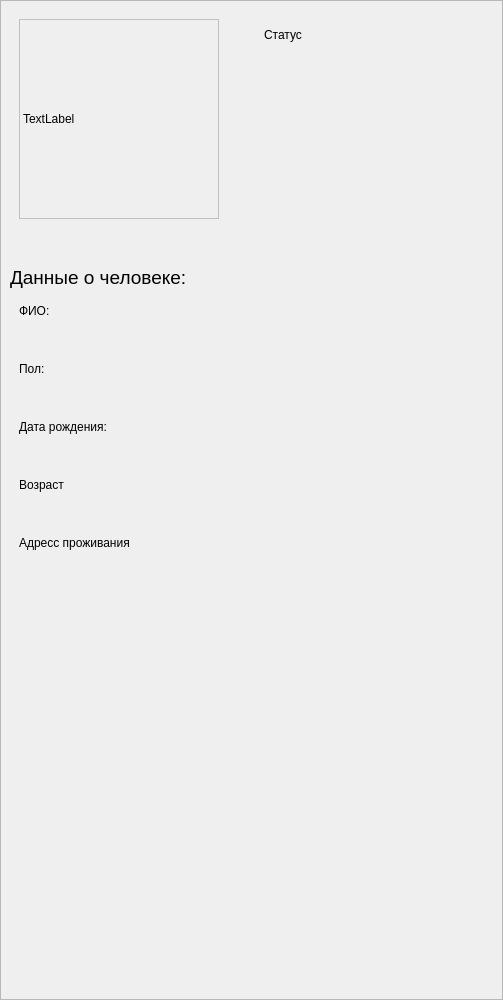
                         <widget class="QWidget" name="scrollAreaWidgetContents">
                          <property name="geometry">
                           <rect>
                            <x>0</x>
                            <y>0</y>
                            <width>503</width>
                            <height>1000</height>
                           </rect>
                          </property>
                          <property name="styleSheet">
                           <string notr="true"/>
                          </property>
                          <layout class="QGridLayout" name="gridLayout_8">
                           <property name="leftMargin">
                            <number>0</number>
                           </property>
                           <property name="topMargin">
                            <number>0</number>
                           </property>
                           <property name="rightMargin">
                            <number>0</number>
                           </property>
                           <property name="bottomMargin">
                            <number>0</number>
                           </property>
                           <property name="spacing">
                            <number>0</number>
                           </property>
                           <item row="0" column="0">
                            <widget class="QFrame" name="frame_2">
                             <property name="minimumSize">
                              <size>
                               <width>0</width>
                               <height>1000</height>
                              </size>
                             </property>
                             <property name="frameShape">
                              <enum>QFrame::StyledPanel</enum>
                             </property>
                             <property name="frameShadow">
                              <enum>QFrame::Raised</enum>
                             </property>
                             <layout class="QVBoxLayout" name="verticalLayout_34">
                              <item>
                               <widget class="QWidget" name="widget_12" native="true">
                                <property name="maximumSize">
                                 <size>
                                  <width>16777215</width>
                                  <height>250</height>
                                 </size>
                                </property>
                                <layout class="QHBoxLayout" name="horizontalLayout_11">
                                 <item>
                                  <widget class="QWidget" name="widget_14" native="true">
                                   <layout class="QVBoxLayout" name="verticalLayout_35">
                                    <property name="spacing">
                                     <number>0</number>
                                    </property>
                                    <property name="leftMargin">
                                     <number>0</number>
                                    </property>
                                    <property name="topMargin">
                                     <number>0</number>
                                    </property>
                                    <property name="rightMargin">
                                     <number>0</number>
                                    </property>
                                    <property name="bottomMargin">
                                     <number>0</number>
                                    </property>
                                    <item>
                                     <widget class="QLabel" name="label_photo_user">
                                      <property name="minimumSize">
                                       <size>
                                        <width>200</width>
                                        <height>200</height>
                                       </size>
                                      </property>
                                      <property name="maximumSize">
                                       <size>
                                        <width>200</width>
                                        <height>200</height>
                                       </size>
                                      </property>
                                      <property name="styleSheet">
                                       <string notr="true">border: 1px solid silver;</string>
                                      </property>
                                      <property name="text">
                                       <string>TextLabel</string>
                                      </property>
                                     </widget>
                                    </item>
                                    <item>
                                     <spacer name="verticalSpacer_6">
                                      <property name="orientation">
                                       <enum>Qt::Vertical</enum>
                                      </property>
                                      <property name="sizeHint" stdset="0">
                                       <size>
                                        <width>20</width>
                                        <height>45</height>
                                       </size>
                                      </property>
                                     </spacer>
                                    </item>
                                   </layout>
                                  </widget>
                                 </item>
                                 <item>
                                  <widget class="QWidget" name="widget_13" native="true">
                                   <layout class="QVBoxLayout" name="verticalLayout_33">
                                    <property name="spacing">
                                     <number>0</number>
                                    </property>
                                    <property name="leftMargin">
                                     <number>9</number>
                                    </property>
                                    <property name="topMargin">
                                     <number>9</number>
                                    </property>
                                    <property name="rightMargin">
                                     <number>9</number>
                                    </property>
                                    <property name="bottomMargin">
                                     <number>0</number>
                                    </property>
                                    <item>
                                     <layout class="QVBoxLayout" name="verticalLayout_21">
                                      <item>
                                       <widget class="QLabel" name="label_10">
                                        <property name="text">
                                         <string>Cтатус</string>
                                        </property>
                                       </widget>
                                      </item>
                                      <item>
                                       <widget class="QLabel" name="label_11">
                                        <property name="text">
                                         <string/>
                                        </property>
                                       </widget>
                                      </item>
                                     </layout>
                                    </item>
                                    <item>
                                     <spacer name="verticalSpacer_4">
                                      <property name="orientation">
                                       <enum>Qt::Vertical</enum>
                                      </property>
                                      <property name="sizeHint" stdset="0">
                                       <size>
                                        <width>20</width>
                                        <height>10</height>
                                       </size>
                                      </property>
                                     </spacer>
                                    </item>
                                   </layout>
                                  </widget>
                                 </item>
                                </layout>
                               </widget>
                              </item>
                              <item>
                               <widget class="QLabel" name="label_22">
                                <property name="font">
                                 <font>
                                  <pointsize>14</pointsize>
                                 </font>
                                </property>
                                <property name="text">
                                 <string>Данные о человеке:</string>
                                </property>
                               </widget>
                              </item>
                              <item>
                               <widget class="QWidget" name="widget_1" native="true">
                                <layout class="QVBoxLayout" name="verticalLayout_22">
                                 <property name="spacing">
                                  <number>30</number>
                                 </property>
                                 <item>
                                  <layout class="QVBoxLayout" name="verticalLayout_10">
                                   <property name="spacing">
                                    <number>0</number>
                                   </property>
                                   <item>
                                    <widget class="QLabel" name="label_12">
                                     <property name="text">
                                      <string>ФИО:</string>
                                     </property>
                                    </widget>
                                   </item>
                                   <item>
                                    <widget class="QLabel" name="label_13">
                                     <property name="text">
                                      <string/>
                                     </property>
                                    </widget>
                                   </item>
                                  </layout>
                                 </item>
                                 <item>
                                  <layout class="QVBoxLayout" name="verticalLayout_17">
                                   <property name="spacing">
                                    <number>0</number>
                                   </property>
                                   <item>
                                    <widget class="QLabel" name="label_14">
                                     <property name="text">
                                      <string>Пол:</string>
                                     </property>
                                    </widget>
                                   </item>
                                   <item>
                                    <widget class="QLabel" name="label_15">
                                     <property name="text">
                                      <string/>
                                     </property>
                                    </widget>
                                   </item>
                                  </layout>
                                 </item>
                                 <item>
                                  <layout class="QVBoxLayout" name="verticalLayout_18">
                                   <property name="spacing">
                                    <number>0</number>
                                   </property>
                                   <item>
                                    <widget class="QLabel" name="label_16">
                                     <property name="text">
                                      <string>Дата рождения:</string>
                                     </property>
                                    </widget>
                                   </item>
                                   <item>
                                    <widget class="QLabel" name="label_17">
                                     <property name="text">
                                      <string/>
                                     </property>
                                    </widget>
                                   </item>
                                  </layout>
                                 </item>
                                 <item>
                                  <layout class="QVBoxLayout" name="verticalLayout_19">
                                   <property name="spacing">
                                    <number>0</number>
                                   </property>
                                   <item>
                                    <widget class="QLabel" name="label_18">
                                     <property name="text">
                                      <string>Возраст</string>
                                     </property>
                                    </widget>
                                   </item>
                                   <item>
                                    <widget class="QLabel" name="label_19">
                                     <property name="text">
                                      <string/>
                                     </property>
                                    </widget>
                                   </item>
                                  </layout>
                                 </item>
                                 <item>
                                  <layout class="QVBoxLayout" name="verticalLayout_20">
                                   <property name="spacing">
                                    <number>0</number>
                                   </property>
                                   <item>
                                    <widget class="QLabel" name="label_20">
                                     <property name="text">
                                      <string>Адресс проживания</string>
                                     </property>
                                    </widget>
                                   </item>
                                   <item>
                                    <widget class="QLabel" name="label_21">
                                     <property name="text">
                                      <string/>
                                     </property>
                                    </widget>
                                   </item>
                                  </layout>
                                 </item>
                                 <item>
                                  <spacer name="verticalSpacer_5">
                                   <property name="orientation">
                                    <enum>Qt::Vertical</enum>
                                   </property>
                                   <property name="sizeHint" stdset="0">
                                    <size>
                                     <width>20</width>
                                     <height>10</height>
                                    </size>
                                   </property>
                                  </spacer>
                                 </item>
                                </layout>
                               </widget>
                              </item>
                             </layout>
                            </widget>
                           </item>
                          </layout>
                         </widget>
